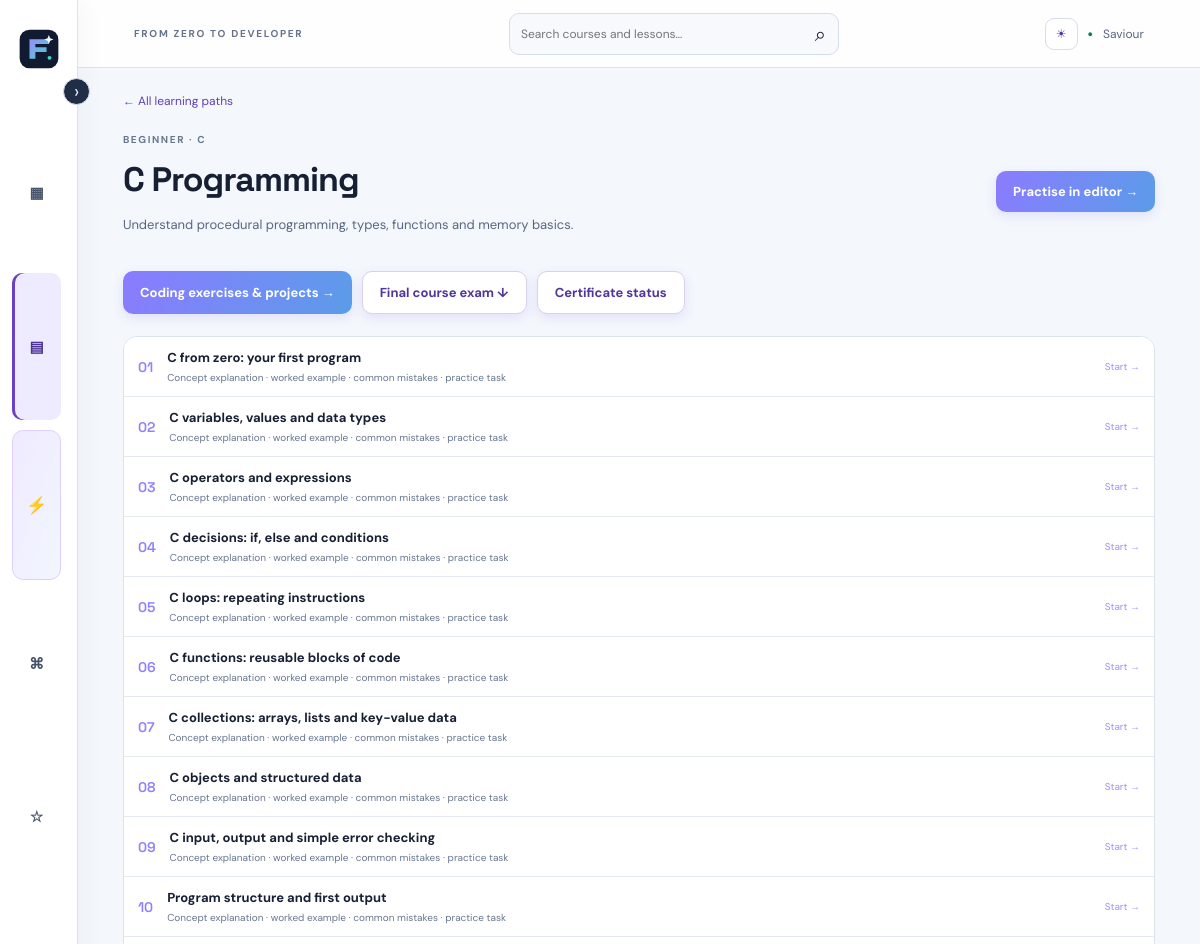
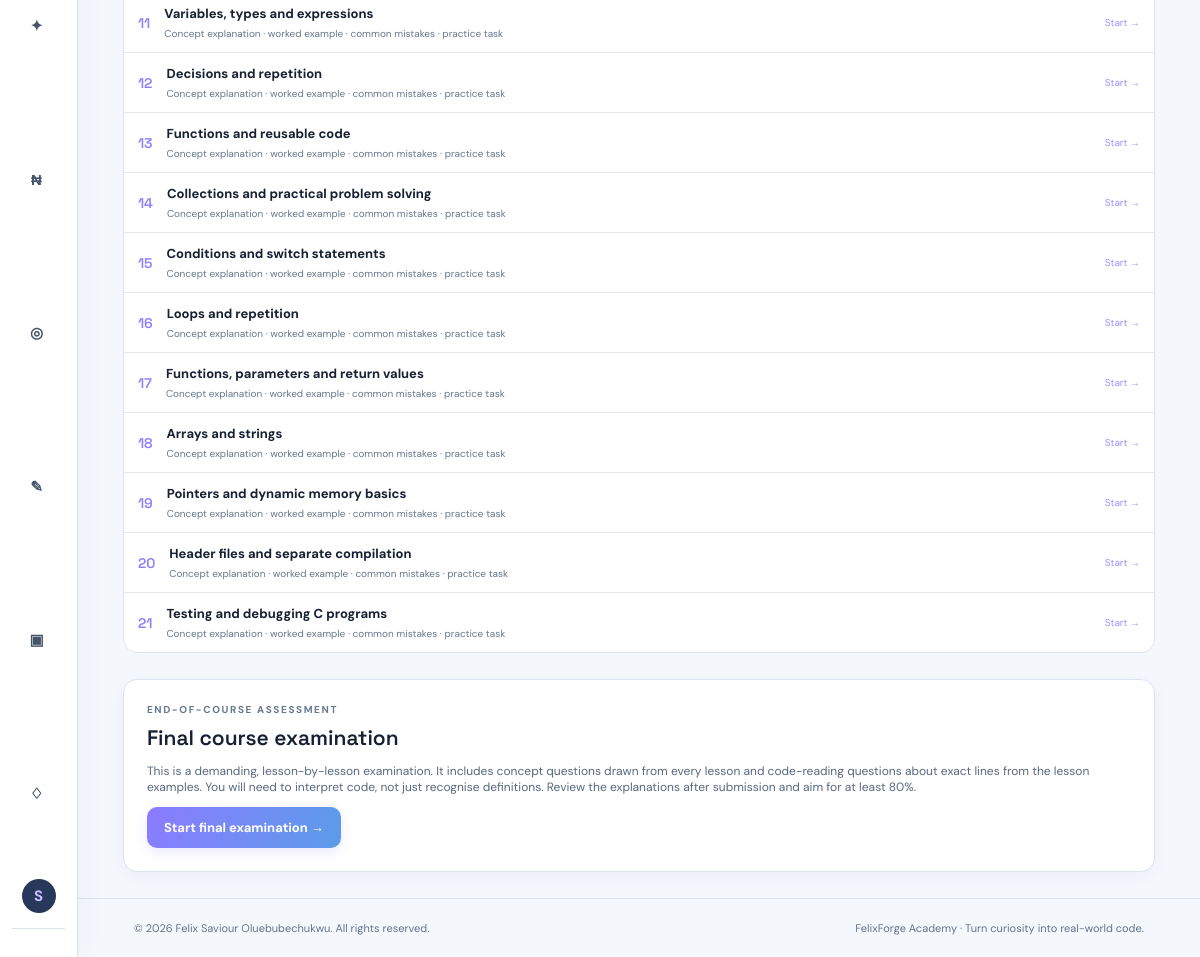
The app's page /courses/c (signed in) with its own data (2 pictures, top to bottom).
### app.py (models this page shows, shortened)
class User(UserMixin, db.Model):
    id = db.Column(db.Integer, primary_key=True)
    username = db.Column(db.String(32), unique=True, nullable=False)
    email = db.Column(db.String(254), unique=True, nullable=False)
    password_hash = db.Column(db.String(255), nullable=False)
    created_at = db.Column(db.DateTime, default=datetime.utcnow)
    projects = db.relationship('Project', backref='owner', cascade='all, delete-orphan')
    progress = db.relationship('Progress', backref='learner', cascade='all, delete-orphan')
    quiz_results = db.relationship('QuizResult', back_populates='learner', cascade='all, delete-orphan')

class Course(db.Model):
    id = db.Column(db.Integer, primary_key=True)
    slug = db.Column(db.String(40), unique=True, nullable=False)
    title = db.Column(db.String(80), nullable=False)
    level = db.Column(db.String(30), default='Beginner')
    description = db.Column(db.Text, default='')
    language = db.Column(db.String(30), nullable=False)
    access_level = db.Column(db.String(20), nullable=False, default='free')
    lessons = db.relationship('Lesson', backref='course', cascade='all, delete-orphan', order_by='Lesson.position')

class Lesson(db.Model):
    id = db.Column(db.Integer, primary_key=True)
    course_id = db.Column(db.Integer, db.ForeignKey('course.id'), nullable=False)
    title = db.Column(db.String(120), nullable=False)
    body = db.Column(db.Text, nullable=False)
    example = db.Column(db.Text, default='')
    position = db.Column(db.Integer, default=1)

### app.py (the view)
@app.route('/courses/<slug>')
@login_required
def course_detail(slug):
    course=Course.query.filter_by(slug=slug).first_or_404()
    if course_is_premium(course) and not can_access_advanced_courses():
        return redirect(url_for('advanced_course_detail', slug=slug))
    done={p.lesson_id for p in Progress.query.filter_by(user_id=current_user.id).all()}
    return render_template('course.html',course=course,done=done)

### app.py (called while the page is built)
@login_manager.user_loader
def load_user(user_id): return db.session.get(User, int(user_id))

def course_is_premium(course):
    return getattr(course, 'access_level', 'free') == 'premium'

@app.before_request
def record_daily_activity():
    if current_user.is_authenticated and request.endpoint not in {'static', 'logout'}:
        today = datetime.utcnow().date()
        activity = UserActivity.query.filter_by(user_id=current_user.id, activity_date=today).first()
        if activity is None:
            db.session.add(UserActivity(user_id=current_user.id, activity_date=today, last_seen_at=datetime.utcnow()))
        try:
            db.session.commit()
        except Exception:
            db.session.rollback()
            app.logger.exception('Could not record learner activity')

### templates/course.html (shortened to what this page needs)
{% extends 'base.html' %}{% block title %}{{ course.title }} — FelixForge Academy{% endblock %}{% block content %}<a class="back-link" href="{{ url_for('advanced_courses') if course.access_level == 'premium' else url_for('courses') }}">← {{ 'Advanced courses' if course.access_level == 'premium' else 'All learning paths' }}</a><div class="page-heading"><div><div class="eyebrow">{{ course.level|upper }} · {{ course.language|upper }}</div><h1>{{ course.title }}</h1><p>{{ course.description }}</p></div><a class="button" href="{{ url_for('editor') }}">Practise in editor →</a></div><div class="practice-actions"><a class="button" href="{{ url_for('course_practice',slug=course.slug) }}">Coding exercises & projects →</a><a class="button button-ghost" href="#course-exam">Final course exam ↓</a><a class="button button-ghost" href="{{ url_for('certificate',slug=course.slug) }}">Certificate status</a></div><div class="lesson-list">{% for lesson in course.lessons %}<a class="lesson-row" href="{{ url_for('lesson_detail',lesson_id=lesson.id) }}"><span class="lesson-number">{{ '%02d'|format(loop.index) }}</span><div><b>{{ lesson.title }}</b><small>Concept explanation · worked example · common mistakes · practice task</small></div><span class="lesson-status">{{ '✓ Completed' if lesson.id in done else 'Start →' }}</span></a>{% endfor %}</div><section class="quiz-panel" id="course-exam"><div class="eyebrow">END-OF-COURSE ASSESSMENT</div><h2>Final course examination</h2><p>This is a demanding, lesson-by-lesson examination. It includes concept questions drawn from every lesson and code-reading questions about exact lines from the lesson examples. You will need to interpret code, not just recognise definitions. Review the explanations after submission and aim for at least 80%.</p><button class="button" id="startQuiz">Start final examination →</button><div id="quizArea"></div></section>{% endblock %}

### templates/base.html (shortened to what this page needs)
<!doctype html>
<html lang="en">
<head>
<link rel="stylesheet" href="{{ url_for('static',filename='style.css') }}">
</head>
<body>
<div class="shell">
<aside class="sidebar" id="appSidebar">
<button type="button" class="sidebar-toggle" id="sidebarToggle" aria-label="Collapse navigation" aria-expanded="true" title="Collapse navigation">‹</button>
<a class="brand" href="{{ url_for('home') }}" aria-label="FelixForge Academy home"><img class="brand-logo" src="{{ url_for('static', filename='felixforge-logo.svg') }}" alt=""><span>FelixForge <span class="brand-muted">Academy</span></span></a>
<nav>
<a href="{{ url_for('dashboard') }}" class="nav-link {% if request.endpoint=='dashboard' %}active{% endif %}">▦ <span>Dashboard</span></a>
<a href="{{ url_for('courses') }}" class="nav-link {% if request.endpoint=='courses' or (request.endpoint in ['course_detail','lesson_detail','course_practice'] and not advanced_nav_active) %}active{% endif %}">▤ <span>Learning paths</span></a>
<a href="{{ url_for('advanced_courses') }}" class="nav-link advanced-nav-link {% if advanced_nav_active %}active{% endif %}"><strong class="advanced-icon">⚡</strong><span>Advanced Courses</span><span class="advanced-badge">PRO</span></a>
<a href="{{ url_for('editor') }}" class="nav-link {% if request.endpoint=='editor' %}active{% endif %}">⌘ <span>Code editor</span></a>
<a href="{{ url_for('bookmarks') }}" class="nav-link">☆ <span>Bookmarks</span></a>
<a href="{{ url_for('achievements') }}" class="nav-link">✦ <span>Achievements</span></a>
<a href="{{ url_for('monetization_plan') }}" class="nav-link {% if request.endpoint=='monetization_plan' %}active{% endif %}">₦ <span>Pricing & certificates</span></a>
<a href="{{ url_for('community') }}" class="nav-link">◎ <span>Community</span></a>
<a href="{{ url_for('suggestions') }}" class="nav-link {% if request.endpoint=='suggestions' %}active{% endif %}">✎ <span>Suggestions</span></a>
<a href="{{ url_for('portfolio') }}" class="nav-link">▣ <span>Portfolio</span></a>
<a href="{{ url_for('notifications') }}" class="nav-link">♢ <span>Notifications{% if unread_notifications %} ({{ unread_notifications }}){% endif %}</span></a>
</nav>
<div class="side-bottom"><div class="side-label">YOUR ACCOUNT</div>
<div class="user-mini"><div class="avatar">{{ (current_user.username[0] if current_user.is_authenticated else 'F')|upper }}</div></div>
</div>
</aside>
<main class="main">
<header class="topbar"><div class="crumb">FROM ZERO TO DEVELOPER</div>
<form class="global-search" action="{{ url_for('search') }}" method="get"><input name="q" type="search" placeholder="Search courses and lessons…" aria-label="Search courses and lessons"><button aria-label="Search">⌕</button></form>
<div class="top-actions"><button type="button" class="theme-toggle" id="themeToggle" aria-label="Toggle colour theme" aria-pressed="false">◐</button>
{% if current_user.is_authenticated %}<span class="online-dot">●</span><span class="top-user"><a href="{{ url_for('profile') }}">{{ current_user.username }}</a></span>{% else %}<a class="button button-small" href="{{ url_for('login') }}">Log in</a>{% endif %}</div>
</header>
<section class="page">{% block content %}{% endblock %}</section>
<footer>© {{ year }} Felix Saviour Oluebubechukwu. All rights reserved. <span>FelixForge Academy · Turn curiosity into real-world code.</span></footer>
</main></div>
</body></html>

### records on screen
User: username "S", username "Saviour"
Course: access_level "All learning paths", level "BEGINNER", language "C", title "C Programming", description "Understand procedural programming, types, functions and memory basics."
Lesson: index "01", title "C from zero: your first program", id "Start →"
Lesson: index "02", title "C variables, values and data types", id "Start →"
Lesson: index "03", title "C operators and expressions", id "Start →"
Lesson: index "04", title "C decisions: if, else and conditions", id "Start →"
Lesson: index "05", title "C loops: repeating instructions", id "Start →"
Lesson: index "06", title "C functions: reusable blocks of code", id "Start →"
Lesson: index "07", title "C collections: arrays, lists and key-value data", id "Start →"
Lesson: index "08", title "C objects and structured data", id "Start →"
Lesson: index "09", title "C input, output and simple error checking", id "Start →"
Lesson: index "10", title "Program structure and first output", id "Start →"
Lesson: index "11", title "Variables, types and expressions", id "Start →"
Lesson: index "12", title "Decisions and repetition", id "Start →"
Lesson: index "13", title "Functions and reusable code", id "Start →"
Lesson: index "14", title "Collections and practical problem solving", id "Start →"
Lesson: index "15", title "Conditions and switch statements", id "Start →"
Lesson: index "16", title "Loops and repetition", id "Start →"
Lesson: index "17", title "Functions, parameters and return values", id "Start →"
Lesson: index "18", title "Arrays and strings", id "Start →"
Lesson: index "19", title "Pointers and dynamic memory basics", id "Start →"
Lesson: index "20", title "Header files and separate compilation", id "Start →"
Lesson: index "21", title "Testing and debugging C programs", id "Start →"
